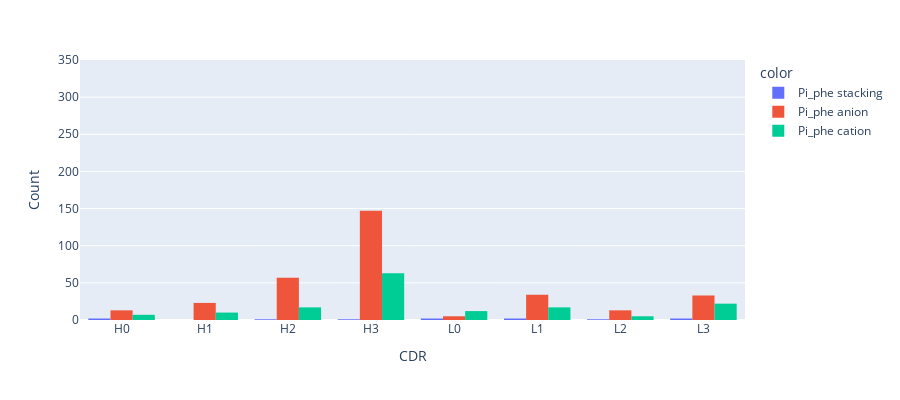

Notebook source saved alongside this figure:
### Markdown cell above
### origin_of_phes_in_ring_interactions

### Code cell
fig_ring = px.histogram(df_phe, x="x", y="y",
             color='color', barmode='group',
             height=400)
fig_ring.update_xaxes(title = "CDR")
fig_ring.update_yaxes(title = "Count", range=[0, 350])

### Figure 1 — Plotly figure (JSON) as saved in the notebook; plotly's stock layout.template omitted (floating-point values rounded to 4 significant figures)
{"data": [{"alignmentgroup": "True", "bingroup": "x", "histfunc": "sum", "hovertemplate": "color=Pi_phe stacking<br>x=%{x}<br>sum of y=%{y}<extra></extra>", "legendgroup": "Pi_phe stacking", "marker": {"color": "#636efa", "pattern": {"shape": ""}}, "name": "Pi_phe stacking", "offsetgroup": "Pi_phe stacking", "orientation": "v", "showlegend": true, "type": "histogram", "x": ["H0", "H1", "H2", "H3", "L0", "L1", "L2", "L3"], "xaxis": "x", "y": [2, 0, 1, 1, 2, 2, 1, 2], "yaxis": "y"}, {"alignmentgroup": "True", "bingroup": "x", "histfunc": "sum", "hovertemplate": "color=Pi_phe anion<br>x=%{x}<br>sum of y=%{y}<extra></extra>", "legendgroup": "Pi_phe anion", "marker": {"color": "#EF553B", "pattern": {"shape": ""}}, "name": "Pi_phe anion", "offsetgroup": "Pi_phe anion", "orientation": "v", "showlegend": true, "type": "histogram", "x": ["H0", "H1", "H2", "H3", "L0", "L1", "L2", "L3"], "xaxis": "x", "y": [13, 23, 57, 147, 5, 34, 13, 33], "yaxis": "y"}, {"alignmentgroup": "True", "bingroup": "x", "histfunc": "sum", "hovertemplate": "color=Pi_phe cation<br>x=%{x}<br>sum of y=%{y}<extra></extra>", "legendgroup": "Pi_phe cation", "marker": {"color": "#00cc96", "pattern": {"shape": ""}}, "name": "Pi_phe cation", "offsetgroup": "Pi_phe cation", "orientation": "v", "showlegend": true, "type": "histogram", "x": ["H0", "H1", "H2", "H3", "L0", "L1", "L2", "L3"], "xaxis": "x", "y": [7, 10, 17, 63, 12, 17, 5, 22], "yaxis": "y"}], "layout": {"barmode": "group", "height": 400, "legend": {"title": {"text": "color"}, "tracegroupgap": 0}, "margin": {"t": 60}, "xaxis": {"anchor": "y", "domain": [0, 1], "title": {"text": "CDR"}}, "yaxis": {"anchor": "x", "domain": [0, 1], "range": [0, 350], "title": {"text": "Count"}}}}
